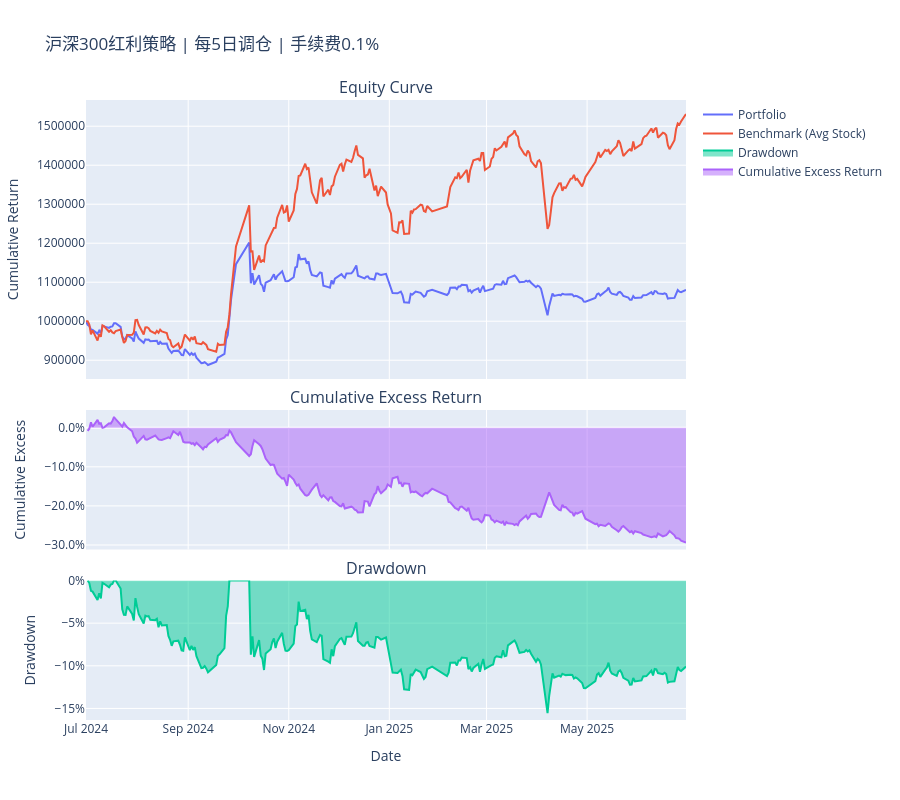

The cell this chart's notebook holds for it:
### Code cell
import warnings
from util import *

warnings.filterwarnings("ignore")

# ===================== 红利策略 全多头回测配置 =====================
CONFIG = {
    "INITIAL_CASH": 1_000_000,       # 初始资金
    "START_DATE": "2024-07-01",      # 【可调节】回测开始日期
    "END_DATE": "2025-06-30",        # 【可调节】回测结束日期
    "REBALANCE_FREQ": 5,             # 【可调节】调仓频率（每N个选股日）
    "PRICE_FILE": "data/eod_prices.parquet",    # 价格文件路径
    "SELECTION_FILE": "records/industry_selection.parquet", # 红利选股文件
    "TRANSACTION_FEE": 0.001         # 【可调节】交易手续费（0.1%）
}

# ===================== 执行红利策略回测 =====================
portfolio_ser, benchmark_ser, metrics = backtest_long_only(
    initial_cash=CONFIG["INITIAL_CASH"],
    start_date=CONFIG["START_DATE"],
    end_date=CONFIG["END_DATE"],
    rebalance_freq=CONFIG["REBALANCE_FREQ"],
    price_file=CONFIG["PRICE_FILE"],
    selection_file=CONFIG["SELECTION_FILE"],
    transaction_fee_rate=CONFIG["TRANSACTION_FEE"]
)

# ===================== 输出绩效指标 =====================
print("\n==================== 沪深300红利策略 绩效指标 ====================")
for k, v in metrics.items():
    print(f"{k}: {v:.4f}")

# ===================== 绘制回测图表 =====================
plot_results(
    portfolio_values=portfolio_ser,
    benchmark_values=benchmark_ser,
    title=f'沪深300红利策略 | 每{CONFIG["REBALANCE_FREQ"]}日调仓 | 手续费{CONFIG["TRANSACTION_FEE"]*100:.1f}%',
    plot_excess=True
)

### Figure 1 — Plotly figure (JSON) as saved in the notebook; plotly's stock layout.template omitted (floating-point values rounded to 4 significant figures; data arrays with more than 128 entries replaced by an {"elided": "..."} marker saying what was removed)
{"data": [{"mode": "lines", "name": "Portfolio", "type": "scatter", "x": {"elided": "242 str values"}, "xaxis": "x", "y": {"elided": "242 float values"}, "yaxis": "y"}, {"mode": "lines", "name": "Benchmark (Avg Stock)", "type": "scatter", "x": {"elided": "242 str values"}, "xaxis": "x", "y": {"elided": "242 float values"}, "yaxis": "y"}, {"fill": "tozeroy", "mode": "lines", "name": "Drawdown", "type": "scatter", "x": {"elided": "241 str values"}, "xaxis": "x3", "y": {"elided": "241 float values"}, "yaxis": "y3"}, {"fill": "tozeroy", "mode": "lines", "name": "Cumulative Excess Return", "type": "scatter", "x": {"elided": "241 str values"}, "xaxis": "x2", "y": {"elided": "241 float values"}, "yaxis": "y2"}], "layout": {"annotations": [{"font": {"size": 16}, "showarrow": false, "text": "Equity Curve", "x": 0.5, "xanchor": "center", "xref": "paper", "y": 1, "yanchor": "bottom", "yref": "paper"}, {"font": {"size": 16}, "showarrow": false, "text": "Cumulative Excess Return", "x": 0.5, "xanchor": "center", "xref": "paper", "y": 0.5, "yanchor": "bottom", "yref": "paper"}, {"font": {"size": 16}, "showarrow": false, "text": "Drawdown", "x": 0.5, "xanchor": "center", "xref": "paper", "y": 0.225, "yanchor": "bottom", "yref": "paper"}], "height": 800, "hovermode": "x unified", "showlegend": true, "title": {"text": "沪深300红利策略 | 每5日调仓 | 手续费0.1%"}, "xaxis": {"anchor": "y", "domain": [0, 1], "matches": "x3", "showticklabels": false}, "xaxis2": {"anchor": "y2", "domain": [0, 1], "matches": "x3", "showticklabels": false}, "xaxis3": {"anchor": "y3", "domain": [0, 1], "title": {"text": "Date"}}, "yaxis": {"anchor": "x", "domain": [0.55, 1], "tickformat": ".0f", "title": {"text": "Cumulative Return"}}, "yaxis2": {"anchor": "x2", "domain": [0.275, 0.5], "tickformat": ".1%", "title": {"text": "Cumulative Excess"}}, "yaxis3": {"anchor": "x3", "domain": [0, 0.225], "tickformat": ".0%", "title": {"text": "Drawdown"}}}}
